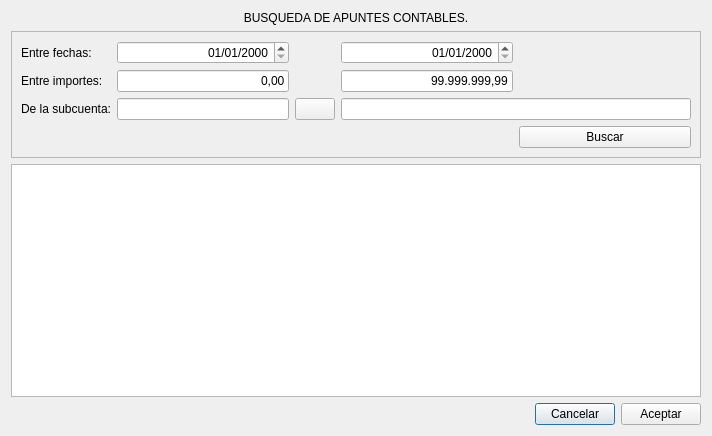
<?xml version="1.0" encoding="UTF-8"?>
<ui version="4.0">
 <class>frmBuscarApunteContable</class>
 <widget class="QDialog" name="frmBuscarApunteContable">
  <property name="geometry">
   <rect>
    <x>0</x>
    <y>0</y>
    <width>712</width>
    <height>436</height>
   </rect>
  </property>
  <property name="windowTitle">
   <string>Busquedas</string>
  </property>
  <layout class="QGridLayout" name="gridLayout_2">
   <item row="3" column="1">
    <widget class="QPushButton" name="btnCancelar">
     <property name="text">
      <string>Cancelar</string>
     </property>
     <property name="icon">
      <iconset resource="../maya.qrc">
       <normaloff>:/Icons/PNG/close.png</normaloff>:/Icons/PNG/close.png</iconset>
     </property>
    </widget>
   </item>
   <item row="3" column="2">
    <widget class="QPushButton" name="btnAceptar">
     <property name="text">
      <string>Aceptar</string>
     </property>
     <property name="icon">
      <iconset resource="../maya.qrc">
       <normaloff>:/Icons/PNG/OK.png</normaloff>:/Icons/PNG/OK.png</iconset>
     </property>
    </widget>
   </item>
   <item row="3" column="0">
    <spacer name="horizontalSpacer_2">
     <property name="orientation">
      <enum>Qt::Horizontal</enum>
     </property>
     <property name="sizeHint" stdset="0">
      <size>
       <width>40</width>
       <height>20</height>
      </size>
     </property>
    </spacer>
   </item>
   <item row="2" column="0" colspan="3">
    <widget class="QTableView" name="tablaapuntes"/>
   </item>
   <item row="1" column="0" colspan="3">
    <widget class="QFrame" name="frame">
     <property name="frameShape">
      <enum>QFrame::StyledPanel</enum>
     </property>
     <property name="frameShadow">
      <enum>QFrame::Raised</enum>
     </property>
     <layout class="QGridLayout" name="gridLayout">
      <item row="0" column="5">
       <widget class="QDateEdit" name="dateFecha_fin">
        <property name="alignment">
         <set>Qt::AlignRight|Qt::AlignTrailing|Qt::AlignVCenter</set>
        </property>
        <property name="displayFormat">
         <string>dd/MM/yyyy</string>
        </property>
       </widget>
      </item>
      <item row="1" column="5">
       <widget class="QLineEdit" name="txtImporte_fin">
        <property name="text">
         <string>99.999.999,99</string>
        </property>
        <property name="alignment">
         <set>Qt::AlignRight|Qt::AlignTrailing|Qt::AlignVCenter</set>
        </property>
       </widget>
      </item>
      <item row="0" column="6">
       <spacer name="horizontalSpacer">
        <property name="orientation">
         <enum>Qt::Horizontal</enum>
        </property>
        <property name="sizeHint" stdset="0">
         <size>
          <width>169</width>
          <height>20</height>
         </size>
        </property>
       </spacer>
      </item>
      <item row="2" column="5" colspan="2">
       <widget class="QLineEdit" name="txtdesc_subcta"/>
      </item>
      <item row="2" column="4">
       <widget class="QPushButton" name="btnBuscar_subcta">
        <property name="text">
         <string/>
        </property>
        <property name="icon">
         <iconset resource="../maya.qrc">
          <normaloff>:/Icons/PNG/search2.png</normaloff>:/Icons/PNG/search2.png</iconset>
        </property>
       </widget>
      </item>
      <item row="2" column="0">
       <widget class="QLabel" name="label_4">
        <property name="text">
         <string>De la subcuenta:</string>
        </property>
       </widget>
      </item>
      <item row="2" column="1">
       <widget class="QLineEdit" name="txtcod_subcta"/>
      </item>
      <item row="1" column="0">
       <widget class="QLabel" name="label_3">
        <property name="text">
         <string>Entre importes:</string>
        </property>
       </widget>
      </item>
      <item row="1" column="1">
       <widget class="QLineEdit" name="txtImporte_ini">
        <property name="text">
         <string>0,00</string>
        </property>
        <property name="alignment">
         <set>Qt::AlignRight|Qt::AlignTrailing|Qt::AlignVCenter</set>
        </property>
       </widget>
      </item>
      <item row="0" column="0">
       <widget class="QLabel" name="label_2">
        <property name="text">
         <string>Entre fechas:</string>
        </property>
       </widget>
      </item>
      <item row="0" column="1">
       <widget class="QDateEdit" name="dateFecha_inicio">
        <property name="alignment">
         <set>Qt::AlignRight|Qt::AlignTrailing|Qt::AlignVCenter</set>
        </property>
        <property name="displayFormat">
         <string>dd/MM/yyyy</string>
        </property>
       </widget>
      </item>
      <item row="3" column="6">
       <widget class="QPushButton" name="btnBuscar">
        <property name="text">
         <string>Buscar</string>
        </property>
        <property name="icon">
         <iconset resource="../maya.qrc">
          <normaloff>:/Icons/PNG/search2.png</normaloff>:/Icons/PNG/search2.png</iconset>
        </property>
       </widget>
      </item>
     </layout>
    </widget>
   </item>
   <item row="0" column="0" colspan="3">
    <widget class="QLabel" name="label">
     <property name="text">
      <string>BUSQUEDA DE APUNTES CONTABLES.</string>
     </property>
     <property name="alignment">
      <set>Qt::AlignCenter</set>
     </property>
    </widget>
   </item>
  </layout>
 </widget>
 <tabstops>
  <tabstop>dateFecha_inicio</tabstop>
  <tabstop>dateFecha_fin</tabstop>
  <tabstop>txtImporte_ini</tabstop>
  <tabstop>txtImporte_fin</tabstop>
  <tabstop>txtcod_subcta</tabstop>
  <tabstop>btnBuscar_subcta</tabstop>
  <tabstop>txtdesc_subcta</tabstop>
  <tabstop>btnBuscar</tabstop>
  <tabstop>tablaapuntes</tabstop>
  <tabstop>btnCancelar</tabstop>
  <tabstop>btnAceptar</tabstop>
 </tabstops>
 <resources>
  <include location="../maya.qrc"/>
 </resources>
 <connections>
  <connection>
   <sender>btnCancelar</sender>
   <signal>clicked()</signal>
   <receiver>frmBuscarApunteContable</receiver>
   <slot>close()</slot>
   <hints>
    <hint type="sourcelabel">
     <x>598</x>
     <y>415</y>
    </hint>
    <hint type="destinationlabel">
     <x>419</x>
     <y>405</y>
    </hint>
   </hints>
  </connection>
 </connections>
</ui>
